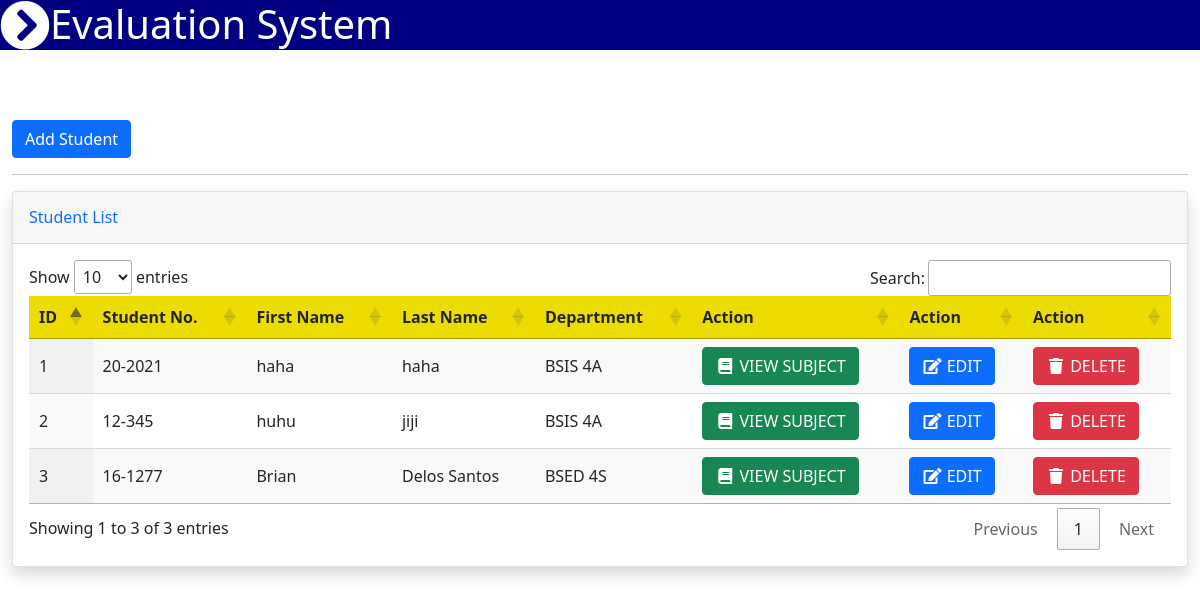
Screenshot of /student_list.php (signed in) with the database file from the repository.
### tables this page shows
CREATE TABLE `students` (
  `id` int(30) NOT NULL,
  `studentno` varchar(30) NOT NULL,
  `username` varchar(255) NOT NULL,
  `firstname` varchar(255) NOT NULL,
  `lastname` varchar(255) NOT NULL,
  `usertype` varchar(30) NOT NULL,
  `password` varchar(255) NOT NULL,
  `view` varchar(30) NOT NULL,
  `department_id` int(30) NOT NULL
);

CREATE TABLE `department` (
  `id` int(30) NOT NULL,
  `course` varchar(30) NOT NULL,
  `year` int(30) NOT NULL,
  `section` varchar(30) NOT NULL
);

### student_list.php (the view, shortened to what this page needs)
<?php include_once'navbar.php'; ?>
<body>
<div class="container-fluid py-5 my-5">
    <button type="button" class="btn btn-primary" data-bs-toggle="modal" data-bs-target="#staticBackdrop">
    Add Student
    </button>
    <hr>
<div class="card shadow mb-4">
<div class="card-header py-3">
    <h6 class="m-0 font-weight-bold text-primary">Student List</h6>
</div>
<div class="card-body">
    <div class="table-responsive">
    <?php
    include_once'koneksyon.php';
    $qryview = "SELECT studentno, firstname, lastname, course, year, section, students.id as id FROM students INNER JOIN department ON department.id=students.department_id";
    $result = mysqli_query($koneksyon, $qryview);
    ?>
        <table class="display" id="myTable" width="100%" cellspacing="0">
            <thead style="background-color: #eddc02;">
                <tr>
                    <th>ID</th>
                    <th>Student No.</th>
                    <th>First Name</th>
                    <th>Last Name</th>
                    <th>Department</th>
                    <th>Action</th>
                    <th>Action</th>
                    <th>Action</th>
                </tr>
            </thead>
            <?php
            $no = 1;
            while($row = mysqli_fetch_array($result)) { ?>
                <tr>
                    <td><?php echo $no; ?></td>
                    <td><?php echo $row['studentno']; ?></td>
                    <td><?php echo $row['firstname']; ?></td>
                    <td><?php echo $row['lastname']; ?></td>
                    <td><?php echo $row['course']." ".$row['year'].$row['section']; ?></td>
                    <td><a type="button" class="btn btn-success" href="student_info.php?id=<?php echo $row['id']; ?>"><span class="fa fa-fw fa-book"></span> VIEW SUBJECT</a></td>
                    <td><a type="button" class="btn btn-primary" href="viewedit.php?id=<?php echo $row['id']; ?>"><span class="fa fa-fw fa-edit"></span> EDIT</a></td>
                    <td><button class="btn btn-danger" type="button" onClick="deleteme(<?php echo $row['id']; ?>)" ><span class="fa fa-fw fa-trash"></span> DELETE</button></td>
                </tr>
            <?php $no++; } ?>
        </table>
    </div>
</div>
</div>
</div>
</body>

### rows the page displays
students: studentno "20-2021", firstname "haha", lastname "haha", department.course "BSIS", department.year "4", department.section "A"
students: studentno "12-345", firstname "huhu", lastname "jiji", department.course "BSIS", department.year "4", department.section "A"
students: studentno "16-1277", firstname "Brian", lastname "Delos Santos", department.course "BSED", department.year "4", department.section "S"
